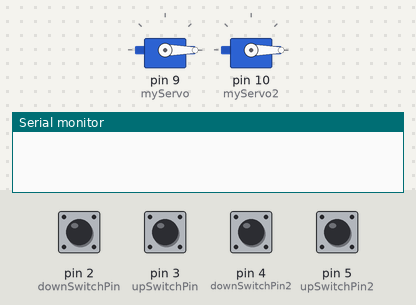
Bench run of a sketch on a simulated Arduino Uno, built with avr-gcc and run on an emulated ATmega328P. On the bench: 2 × servo, the last lines printed to the serial monitor. Inputs (shaded band) come from the test bench; at power-on: pin 2 (downSwitchPin), pin 3 (upSwitchPin), pin 4 (downSwitchPin2), pin 5 (upSwitchPin2) LOW.

Above: at 1.2 s.
1.3 s: pin 5 (upSwitchPin2) pulled HIGH for 1 s
At 2.8 s:
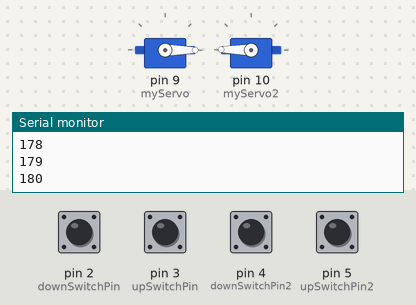
3.8 s: pin 3 (upSwitchPin) pulled HIGH for 1 s
At 5.5 s:
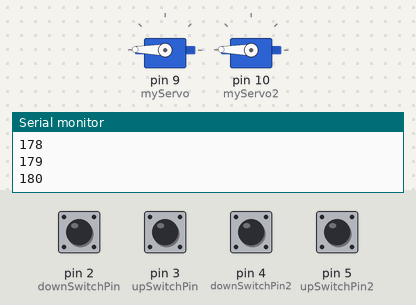
6.3 s: pin 2 (downSwitchPin) pulled HIGH for 0.15 s
At 7.6 s:
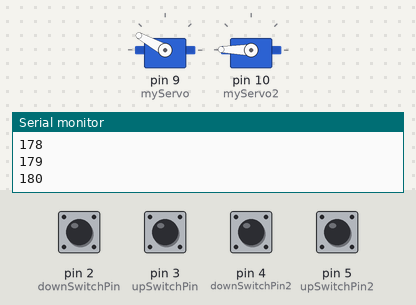
7.9 s: pin 4 (downSwitchPin2) pulled HIGH for 0.15 s
At 8.9 s:
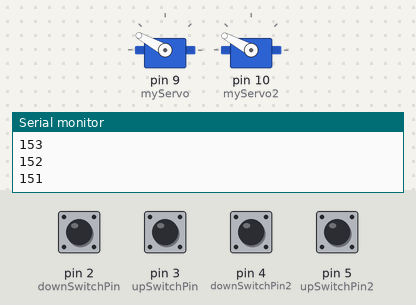
9.5 s: pin 3 (upSwitchPin) pulled HIGH for 0.15 s
At 10.1 s:
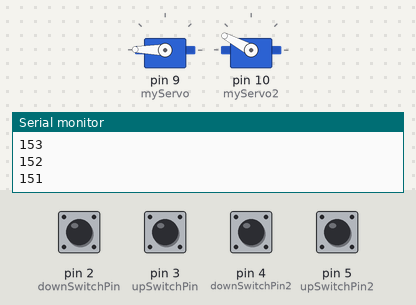
11.1 s: pin 4 (downSwitchPin2) pulled HIGH for 1 s
At 13.1 s:
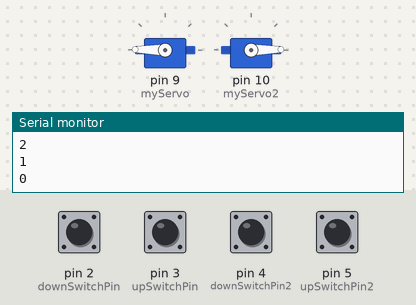
Timing chart, 0 to 14.6 s (numbered marks = the images above; inputs shaded):
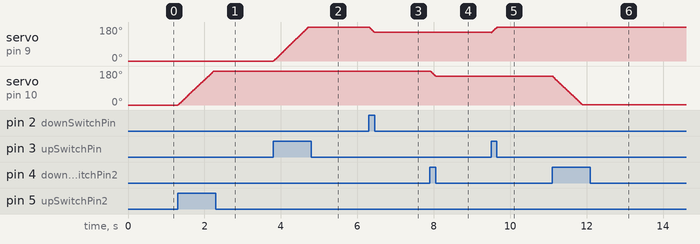

The sketch:

sketch_aug18d.ino
```cpp
#include <Servo.h>
Servo myServo;
Servo myServo2;

const int downSwitchPin = 2;
const int upSwitchPin = 3;
int increment = 0;
bool upBool = true;
bool downBool = true;

const int downSwitchPin2 = 4;
const int upSwitchPin2 = 5;
int increment2 = 0;
bool upBool2 = true;
bool downBool2 = true;

void setup() {
  // put your setup code here, to run once:
  Serial.begin(9600);
  myServo.attach(9);
  myServo2.attach(10);
  myServo.write(0);
  myServo2.write(0);

  pinMode(downSwitchPin, INPUT);
  pinMode(upSwitchPin, INPUT);
  pinMode(downSwitchPin2, INPUT);
  pinMode(upSwitchPin2, INPUT);
}

void loop() {
  // put your main code here, to run repeatedly:
  upSwitchDetection();
  downSwitchDetection();
  upSwitchDetection2();
  downSwitchDetection2();
}

void upSwitchDetection(){
  if(digitalRead(upSwitchPin) == HIGH){
    downBool = true;
    while(digitalRead(upSwitchPin) == HIGH && upBool == true){
      myServo.write(increment);
      increment++;
      //Serial.println(increment);
      if(increment >= 180) {
        upBool = false;
      }
      delay(5);
    }
  }
}

void downSwitchDetection(){
  if(digitalRead(downSwitchPin) == HIGH){
    upBool = true;
    while(digitalRead(downSwitchPin) == HIGH && downBool == true){
      myServo.write(increment);
      increment--;
      //Serial.println(increment);
      if(increment <= 0) {
        downBool = false;
      }
      delay(5);
    }
  }
}

void upSwitchDetection2(){
  if(digitalRead(upSwitchPin2) == HIGH){
    downBool2 = true;
    while(digitalRead(upSwitchPin2) == HIGH && upBool2 == true){
      myServo2.write(increment2);
      increment2++;
      Serial.println(increment2);
      if(increment2 >= 180) {
        upBool2 = false;
      }
      delay(5);
    }
  }
}

void downSwitchDetection2(){
  if(digitalRead(downSwitchPin2) == HIGH){
    upBool2 = true;
    while(digitalRead(downSwitchPin2) == HIGH && downBool2 == true){
      myServo2.write(increment2);
      increment2--;
      Serial.println(increment2);
      if(increment2 <= 0) {
        downBool2 = false;
      }
      delay(5);
    }
  }
}
```

Measured:
- after the input at 1.3 s, servo on pin 10 (myServo2): moves from 0° to 179° over 0.93 s, starting at once
- after the input at 3.8 s, servo on pin 9 (myServo): moves from 0° to 179° over 0.90 s, starting at once
- after the input at 6.3 s, servo on pin 9 (myServo): 179° → 151° at once
- after the input at 7.9 s, servo on pin 10 (myServo2): 179° → 152° at once
- after the input at 9.5 s, servo on pin 9 (myServo): 151° → 179° at once
- after the input at 11.1 s, servo on pin 10 (myServo2): moves from 152° to 1° over 0.78 s, starting at once
